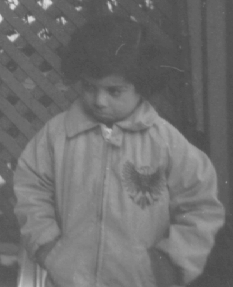
%> input picture Intensity Transformation-Piecewise Linear/low.png, 233 x 287 px
$ octave oring.m   (GNU Octave 9; MATLAB toolbox functions it lacks are replaced by stand-ins)
%> lines starting %> are read from the running program, lines starting %| are printed output that depends on the picture
x = imread('low.png');
%> x is the input picture: size 287x233x3 uint8; min 74, max 221, mean 110.8
y = imread('AddConstantScalarToImage.png');
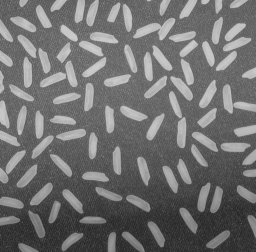
%> input picture Arithmetic Transformation/AddConstantScalarToImage.png, 256 x 252 px
%> y is the input picture: size 252x256x3 uint8; min 40, max 204, mean 111.5

[a, b, ~]=size(x);
%> a = 287; b = 233
y = imresize(y,[a,b]);
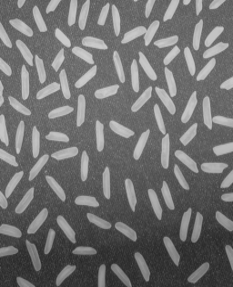
%> y: size 287x233x3 uint8; min 40, max 208, mean 111.5

or_image = bitor(x,y);
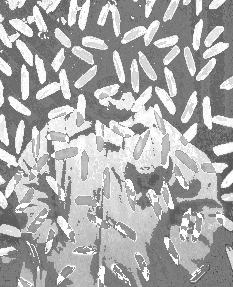
%> or_image: size 287x233x3 uint8; min 77, max 255, mean 169.9
imshow(or_image);
